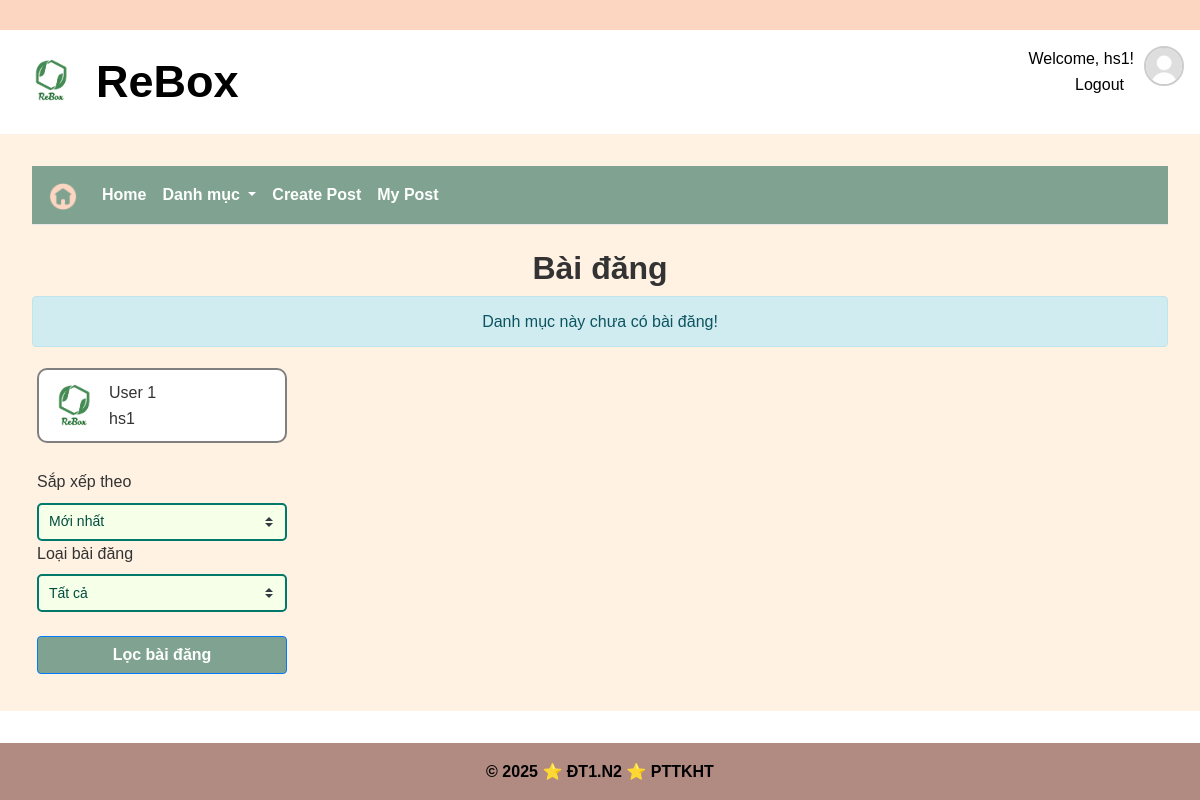
Screenshot of /view_post/1 (signed in) with the database file from the repository.
### app/models/user.py (models this page shows, shortened)
class User(UserMixin, csdl.Model):
    id = csdl.Column(csdl.Integer, primary_key=True)
    username = csdl.Column(csdl.String(50), unique=True, nullable=False)
    password  = csdl.Column(csdl.String(128), nullable=False)
    avatar = csdl.Column(csdl.Text, nullable = True)
    fullname = csdl.Column(csdl.String(120), nullable=False)
    date_of_birth = csdl.Column(csdl.Date, nullable = True)
    gender = csdl.Column(csdl.String(10), nullable = True)
    address = csdl.Column(csdl.Text, nullable = True)
    email = csdl.Column(csdl.String(120), unique=True, nullable=False)
    phone = csdl.Column(csdl.String(20), nullable=True) #co the null
    facebook = csdl.Column(csdl.Text, nullable =True)
    roles = csdl.relationship('Role', secondary='user_role', backref=csdl.backref('users', lazy='dynamic'))
    created_date = csdl.Column(csdl.DateTime, default=datetime.utcnow)  # Thêm dòng này
    def has_role(self, role_name):
        for role in self.roles:
            if role.name == role_name:
                return True
        return False

### app/posts/post_routes.py (the view)
@post_blueprint.route('/view_post/<int:category_id>', methods=['GET', 'POST'])
def viewPost(category_id):
    form = FilterForm()
    users = User.query.all()
    category = Category.query.get(category_id)
    if not category:
        flash("Không tìm thấy danh mục này.", "warning")
        return redirect(url_for('main.index'))
    query = Post.query.filter(
        Post.is_approved == True,
        Post.status == 'Not done',
        Post.category_id == category_id
    )
    if form.validate_on_submit():
        post_type = form.post_type.data
        sort_order = form.sort_order.data
        if post_type != 'all':
            query = query.filter(Post.post_type == post_type)
        if sort_order == 'asc':
            query = query.order_by(Post.create_date.asc())
        else:
            query = query.order_by(Post.create_date.desc())
    else:
        query = query.order_by(Post.create_date.desc())
    posts = query.all()
    page = request.args.get('page', 1, type=int)
    per_page = 6
    pagination = query.paginate(page=page, per_page=per_page, error_out=False)
    posts = pagination.items
    for post in posts:
        post.contact_info = parse_contact(post.content)
    start = (page - 1) * per_page + 1
    end = min(start + per_page - 1, pagination.total)
    return render_template(
        'post/view_post.html',
        posts=posts,
        users=users,
        form=form,
        category=category,
        pagination=pagination,
        start=start,
        end=end
    )

### app/posts/form.py
class FilterForm(FlaskForm):
    sort_order = SelectField(
        'Sắp xếp theo',
        choices=[
            ('desc', 'Mới nhất'),
            ('asc', 'Cũ nhất')
        ],
        validators=[DataRequired()]
    )
    post_type = SelectField(
        'Loại bài đăng',
        choices=[
            ('all', 'Tất cả'),
            ('Thanh Lý', 'Thanh Lý'),
            ('Trao Đổi', 'Trao Đổi'),
            ('Donate', 'Đóng Góp')
        ],
        validators=[DataRequired()]
    )

### app/models/user.py (called while the page is built)
@login_manager.user_loader
def load_user(user_id): #luu ttin user by id da luu trong session login
    return User.query.get(int(user_id)) #doi tuong User chua ttin (username, pass,email, ...)

### app/posts/post_routes.py (called while the page is built)
@post_blueprint.context_processor
def inject_categories():
    from app.models.category import Category
    return dict(categorys=Category.query.all())

### app/posts/templates/post/view_post.html (shortened to what this page needs)
{% extends 'base.html' %} {% block title %}Bài Đăng{% endblock %}
{% block extra_css %}
<link
  rel="stylesheet"
  href="{{ url_for('static', filename='css/post.css') }}"
/>
<link
  rel="stylesheet"
  href="{{ url_for('static', filename='css/color.css') }}"
/>
{% endblock %}
{%block content %}
<nav class="navbar navbar-expand-lg navbar-light bg-light mb-4">
  <a class="navbar-brand" href="{{ url_for('home.homepage') }}">
    <img
      src="{{ url_for('static', filename='image/home.png') }}"
      style="width: 30px"
      alt="home image"
    />
  </a>
  <div class="collapse navbar-collapse" id="navbarSupportedContent">
    <ul class="navbar-nav mr-auto">
      <li class="nav-item">
        <a class="nav-link" href="{{ url_for('home.homepage') }}">Home</a>
      </li>
      <li class="nav-item dropdown">
        <a
          class="nav-link dropdown-toggle"
          href="#"
          id="navbarDropdown"
          role="button"
          data-toggle="dropdown"
          aria-haspopup="true"
          aria-expanded="false"
        >
          Danh mục
        </a>
      </li>
      <li class="nav-item">
        <a class="nav-link" href="{{ url_for('post.create_post') }}"
          >Create Post</a
        >
      </li>
      <li class="nav-item">
        <a class="nav-link" href="{{ url_for('post.my_posts') }}">My Post</a>
      </li>
    </ul>
  </div>
</nav>
<h2 style="text-align: center; font-weight: bold">Bài đăng</h2>
{% if posts | length == 0 %}
<div class="alert alert-info text-center">Danh mục này chưa có bài đăng!</div>
{% endif %}
<div class="view-post-general">
  <aside class="sidebar">
    <div class="user-info" style="background-color: white">
      <img
        src="{{ url_for('static', filename='image/logo.png') }}"
        alt="Avatar"
        width="50px"
        class="avatar-user-info"
      />
      <div>{{ user.fullname }}<br />{{ user.username }}</div>
    </div>
    <nav class="profile-menu">
      <form method="POST">
        {{ form.hidden_tag() }} <br />
        {{ form.sort_order.label }} {{ form.sort_order(class="custom-select") }}
        <br />
        {{ form.post_type.label }} {{ form.post_type(class="custom-select") }}
        <br />
        <input
          type="submit"
          value="Lọc bài đăng"
          class="btn btn-primary mt-4 w-100"
          style="background-color: var(--mau4); font-weight: bold"
        />
      </form>
    </nav>
  </aside>
  <div class="all-cards">
  </div>
</div>
{% endblock %}

### app/templates/base.html (shortened to what this page needs)
<!DOCTYPE html>
<html lang="vi-VN">
  <head>
    <link
      rel="stylesheet"
      href="https://cdn.jsdelivr.net/npm/bootstrap@4.0.0/dist/css/bootstrap.min.css"
    />
    <link
      rel="stylesheet"
      href="{{ url_for('static', filename='css/base.css') }}"
    />
    {% block extra_css %}{% endblock %}
  </head>
  <body>
    <header>
      <div class="top-bar"></div>
      <div class="header-logo">
        <div class="logo-image">
          <a href="{{ url_for('home.homepage') }}">
            <img
              src="{{ url_for('static', filename='image/logo.png') }}"
              alt="logo"
              style="width: 50px"
            />
          </a>
        </div>
        <div class="name-web">
          <p>ReBox</p>
        </div>
        <div class="select-login">
          <nav class="nav-select-login">
            {% if current_user.is_authenticated %}
            <p>Welcome, {{ current_user.username }}!</p>
            <a href="{{ url_for('auth.logout') }}">Logout</a>
            {% else %}
            <a href="{{ url_for('auth.login') }}">Login</a> |
            <a href="{{ url_for('auth.register') }}">Register</a> |
            <a href="{{ url_for('auth.adminLogin') }}">Admin</a>
            {% endif %}
          </nav>
        </div>
        <div class="dropdown">
          <a  id="avatarDropdown" data-bs-toggle="dropdown" aria-expanded="false">
            <img src="{{ user.avatar or url_for('static', filename='image/avatar.png') }}" alt="avatar" class="rounded-circle" width="40" height="40" style="object-fit: cover; border: 2px solid #ccc; margin-left: 10px; cursor: pointer;">
          </a>
        </div>
      </div>
    </header>
    <main>{% block content %} {% endblock %}</main>
    <footer>
      <div class="footer-content">
        <p>&copy; 2025 ⭐ ĐT1.N2 ⭐ PTTKHT</p>
      </div>
    </footer>
  </body>
</html>

### app/static/css/base.css (style rules this page uses)
:root { --topBar: var(--mau2); --header: white; --menu-bar-color: var(--mau4); --selected-menu-color: var(--mau3); --text-select-login: var(--mau6); --btn-search: var(--mau9); --btn-search-hover: var(--mau8); --footer-background: var(--mau6); --text-header: black; --text-login-register: black; --text-menu-login-register: black; --text-footer: white; --text-menu-home: white; --text-menu-home-hover: black; --text-menu-home-selected: black; --text-btn-search: white; --text-btn-search-hover: black; --mau1: #86946d; --mau2: #fdd6c2; --mau3: #ccd9b7; --mau4: #7fa390; --mau5: #b0e1e1; --mau6: #b18a81; --mau7: #d9c297; --mau8: #c4a289; --mau9: #7b544c; --mau20: #f6ffe7; }
* { margin: 0; padding: 0; box-sizing: border-box; }
p { margin-bottom: 0px !important; }
html, body { height: 100%; margin: 0; display: flex; flex-direction: column; }
body { font-family: "Arial", sans-serif; background-color: white; color: #333; line-height: 1.6; }
.logo-image { margin: 10px; }
.name-web { margin: 0 10px !important; font-size: 45px; font-weight: bold; }
.top-bar { height: 30px; background-color: var(--topBar); z-index: 999; }
header { display: table-row; }
.header-logo { display: flex; background-color: var(--header); color: var(--text-header); padding: 1rem; }
.select-login { margin-left: auto; text-align: right; color: var(--text-login-register); text-decoration: none; }
.nav-select-login a { color: var(--text-menu-login-register); margin: 0 10px; text-decoration: none; }
main { padding: 2rem; flex: 1; }
footer { background-color: var(--footer-background); color: var(--text-header); text-align: center; padding: 1rem; margin-top: 2rem; font-weight: bold; }
.nav-link { color: var(--text-menu-home) !important; font-weight: bold; }
.bg-light { background-color: var(--menu-bar-color) !important; }

### app/static/css/post.css (style rules this page uses)
.navbar { border-bottom: 1px solid #e5e7eb; }
.user-info { display: flex; gap: 10px; align-items: center; padding: 10px; background-color: var(--mau14); border-radius: 10px; border: 2px solid gray; }
.avatar-user-info { border-radius: 30px; }
main { background-color: var(--mau13); }
.all-cards { flex: 1; display: flex; flex-wrap: wrap; gap: 10px; justify-content: space-between; }
.sidebar { width: 260px; background-color: transparent; padding: 5px; flex-direction: column; justify-content: space-between; }
.view-post-general { display: flex; }
.custom-select { background-color: var(--mau14); border: 2px solid #00796b; border-radius: 5px; padding: 5px 10px; font-size: 14px; color: #004d40; }

### app/static/css/color.css (style rules this page uses)
:root { --sidebar-background: white; --user-info-background: var(--mau13); --profile-menu-li-hover-background: var(--mau4); --profile-menu-li-hover-color: white; --profile-menu-li-active-background: var(--mau3); --profile-menu-li-active-color: black; --accManagement-main-background: var(--mau4); --accManagement-tab-background: var(--mau13); --accManagement-tab-ul-hover-background: var(--mau4); --accManagement-tab-ul-hover-color: white; --profile-content-background: var(--mau13); --mau1: #86946d; --mau2: #fdd6c2; --mau3: #ccd9b7; --mau4: #7fa390; --mau5: #b0e1e1; --mau6: #b18a81; --mau7: #d9c297; --mau8: #c4a289; --mau9: #7b544c; --mau10: #f6f0eb; --mau11: #d6e1d1; --mau12: #241f1c; --mau13: #fff2e3; --mau14: #f6ffe7; }

### rows the page displays
User: username "hs1", avatar (placeholder picture), fullname "User 1"
